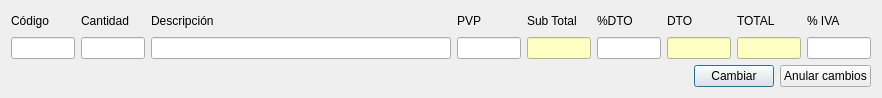
<?xml version="1.0" encoding="UTF-8"?>
<ui version="4.0">
 <class>frmModificarLin_fac</class>
 <widget class="QDialog" name="frmModificarLin_fac">
  <property name="geometry">
   <rect>
    <x>0</x>
    <y>0</y>
    <width>882</width>
    <height>98</height>
   </rect>
  </property>
  <property name="windowTitle">
   <string>Editar Línea Factura</string>
  </property>
  <layout class="QGridLayout" name="gridLayout_2">
   <item row="0" column="0">
    <layout class="QGridLayout" name="gridLayout">
     <item row="0" column="0">
      <widget class="QLabel" name="label">
       <property name="text">
        <string>Código</string>
       </property>
      </widget>
     </item>
     <item row="0" column="1">
      <widget class="QLabel" name="label_2">
       <property name="text">
        <string>Cantidad</string>
       </property>
      </widget>
     </item>
     <item row="0" column="2">
      <widget class="QLabel" name="label_3">
       <property name="text">
        <string>Descripción</string>
       </property>
      </widget>
     </item>
     <item row="0" column="3">
      <widget class="QLabel" name="label_4">
       <property name="text">
        <string>PVP</string>
       </property>
      </widget>
     </item>
     <item row="0" column="4">
      <widget class="QLabel" name="label_5">
       <property name="text">
        <string>Sub Total</string>
       </property>
      </widget>
     </item>
     <item row="0" column="5">
      <widget class="QLabel" name="label_6">
       <property name="text">
        <string>%DTO</string>
       </property>
      </widget>
     </item>
     <item row="0" column="6">
      <widget class="QLabel" name="label_7">
       <property name="text">
        <string>DTO</string>
       </property>
      </widget>
     </item>
     <item row="0" column="7">
      <widget class="QLabel" name="label_8">
       <property name="text">
        <string>TOTAL</string>
       </property>
      </widget>
     </item>
     <item row="0" column="8">
      <widget class="QLabel" name="label_9">
       <property name="text">
        <string>% IVA</string>
       </property>
      </widget>
     </item>
     <item row="1" column="0">
      <widget class="QLineEdit" name="txtCodigo"/>
     </item>
     <item row="1" column="1">
      <widget class="QLineEdit" name="txtCantidad">
       <property name="alignment">
        <set>Qt::AlignRight|Qt::AlignTrailing|Qt::AlignVCenter</set>
       </property>
      </widget>
     </item>
     <item row="1" column="2">
      <widget class="QLineEdit" name="txtDescripcion">
       <property name="minimumSize">
        <size>
         <width>300</width>
         <height>0</height>
        </size>
       </property>
      </widget>
     </item>
     <item row="1" column="3">
      <widget class="QLineEdit" name="txtPVP">
       <property name="alignment">
        <set>Qt::AlignRight|Qt::AlignTrailing|Qt::AlignVCenter</set>
       </property>
      </widget>
     </item>
     <item row="1" column="4">
      <widget class="QLineEdit" name="txtSubTotal">
       <property name="focusPolicy">
        <enum>Qt::NoFocus</enum>
       </property>
       <property name="styleSheet">
        <string notr="true">background-color: rgb(254, 255, 195);</string>
       </property>
       <property name="alignment">
        <set>Qt::AlignRight|Qt::AlignTrailing|Qt::AlignVCenter</set>
       </property>
       <property name="readOnly">
        <bool>true</bool>
       </property>
      </widget>
     </item>
     <item row="1" column="5">
      <widget class="QLineEdit" name="txtPorcDto">
       <property name="alignment">
        <set>Qt::AlignRight|Qt::AlignTrailing|Qt::AlignVCenter</set>
       </property>
      </widget>
     </item>
     <item row="1" column="6">
      <widget class="QLineEdit" name="txtDTO">
       <property name="focusPolicy">
        <enum>Qt::NoFocus</enum>
       </property>
       <property name="styleSheet">
        <string notr="true">background-color: rgb(254, 255, 195);</string>
       </property>
       <property name="alignment">
        <set>Qt::AlignRight|Qt::AlignTrailing|Qt::AlignVCenter</set>
       </property>
       <property name="readOnly">
        <bool>true</bool>
       </property>
      </widget>
     </item>
     <item row="1" column="7">
      <widget class="QLineEdit" name="txtTotal">
       <property name="focusPolicy">
        <enum>Qt::NoFocus</enum>
       </property>
       <property name="styleSheet">
        <string notr="true">background-color: rgb(254, 255, 195);</string>
       </property>
       <property name="alignment">
        <set>Qt::AlignRight|Qt::AlignTrailing|Qt::AlignVCenter</set>
       </property>
       <property name="readOnly">
        <bool>true</bool>
       </property>
      </widget>
     </item>
     <item row="1" column="8">
      <widget class="QLineEdit" name="txtPorcIVA">
       <property name="alignment">
        <set>Qt::AlignRight|Qt::AlignTrailing|Qt::AlignVCenter</set>
       </property>
      </widget>
     </item>
    </layout>
   </item>
   <item row="1" column="0">
    <layout class="QHBoxLayout" name="horizontalLayout">
     <item>
      <spacer name="horizontalSpacer">
       <property name="orientation">
        <enum>Qt::Horizontal</enum>
       </property>
       <property name="sizeHint" stdset="0">
        <size>
         <width>40</width>
         <height>20</height>
        </size>
       </property>
      </spacer>
     </item>
     <item>
      <widget class="QPushButton" name="pushButton">
       <property name="text">
        <string>Cambiar</string>
       </property>
      </widget>
     </item>
     <item>
      <widget class="QPushButton" name="pushButton_2">
       <property name="text">
        <string>Anular cambios</string>
       </property>
      </widget>
     </item>
    </layout>
   </item>
  </layout>
 </widget>
 <resources/>
 <connections>
  <connection>
   <sender>pushButton</sender>
   <signal>clicked()</signal>
   <receiver>frmModificarLin_fac</receiver>
   <slot>accept()</slot>
   <hints>
    <hint type="sourcelabel">
     <x>717</x>
     <y>73</y>
    </hint>
    <hint type="destinationlabel">
     <x>602</x>
     <y>65</y>
    </hint>
   </hints>
  </connection>
  <connection>
   <sender>pushButton_2</sender>
   <signal>clicked()</signal>
   <receiver>frmModificarLin_fac</receiver>
   <slot>close()</slot>
   <hints>
    <hint type="sourcelabel">
     <x>815</x>
     <y>78</y>
    </hint>
    <hint type="destinationlabel">
     <x>460</x>
     <y>73</y>
    </hint>
   </hints>
  </connection>
 </connections>
</ui>
